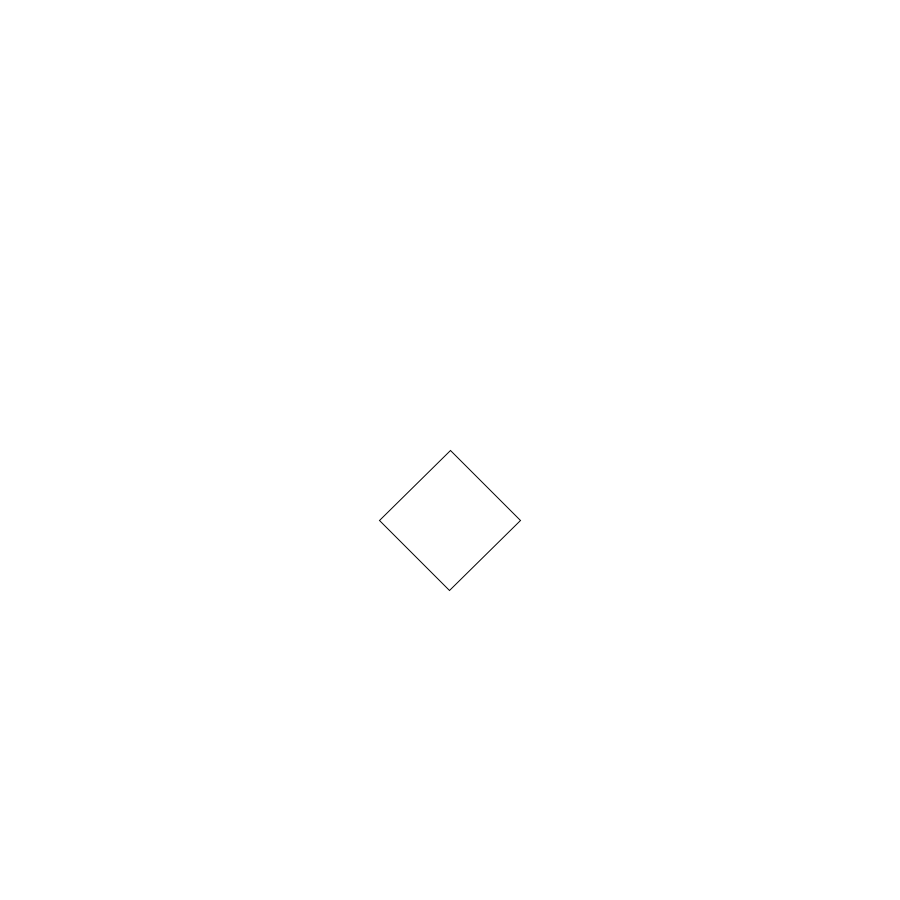
Frame 1 (no input)
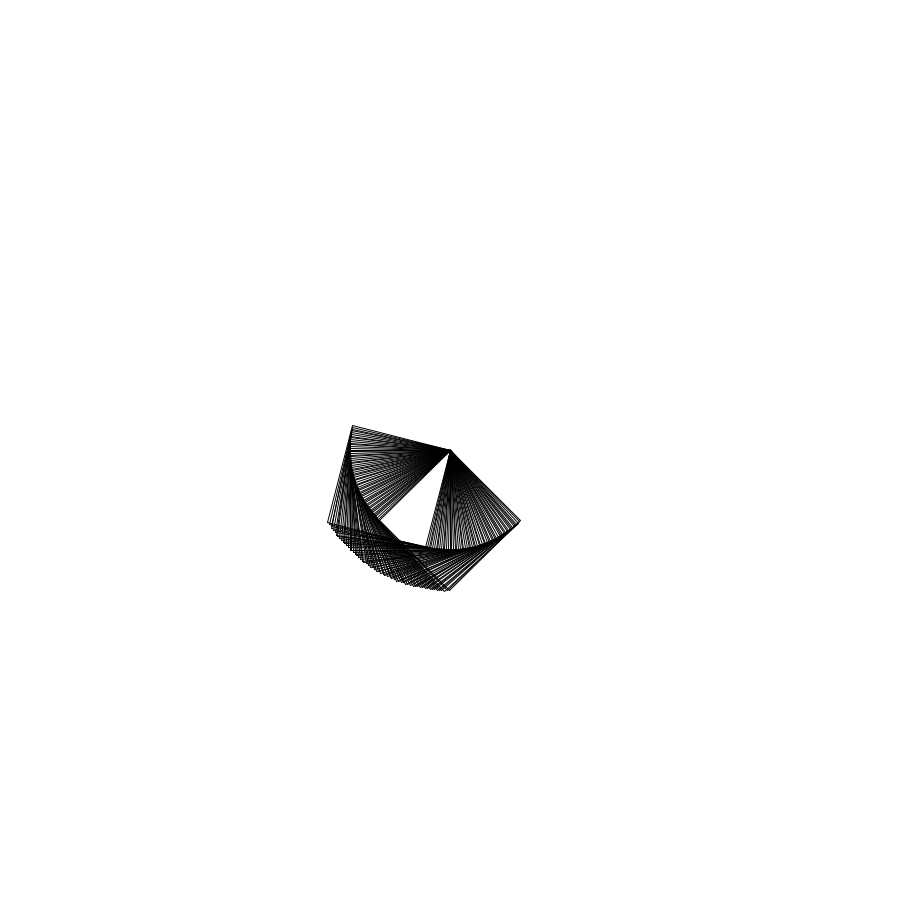
Frame 60 (the mouse pressed at the canvas centre just before this capture)
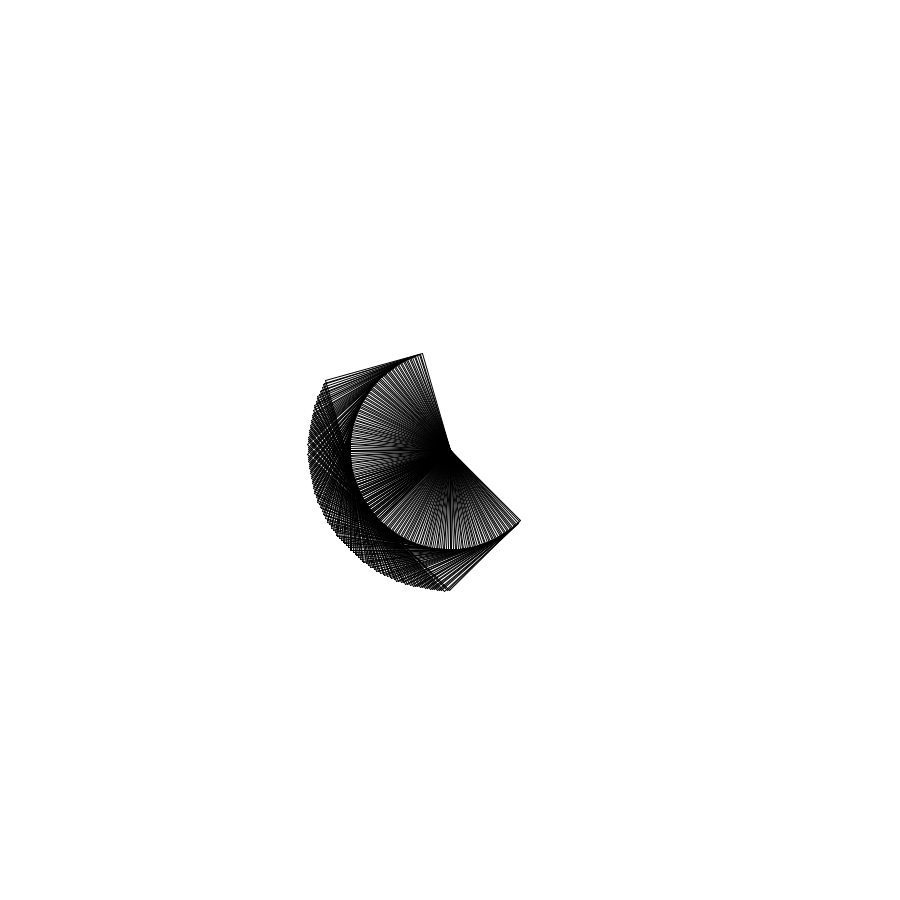
Frame 120 (the mouse held since frame 60 and released just before this capture)

The Processing sketch that drew these frames (run headless with seeded random() and noise(); from frame 60 on, the mouse is pressed at the canvas centre):

// Processing sketch: D4
// ── D4.pde
int degree = 45;

void setup(){
  size(900,900);
  background(255,255,255);
  noFill();
}


void draw(){
  stroke(0,0,0);
  
  float angle = radians(degree);
  translate(width/2, height/2);
  rotate(angle);
  rect(0,0,100,100);
  
  degree += 1; 
  
}
